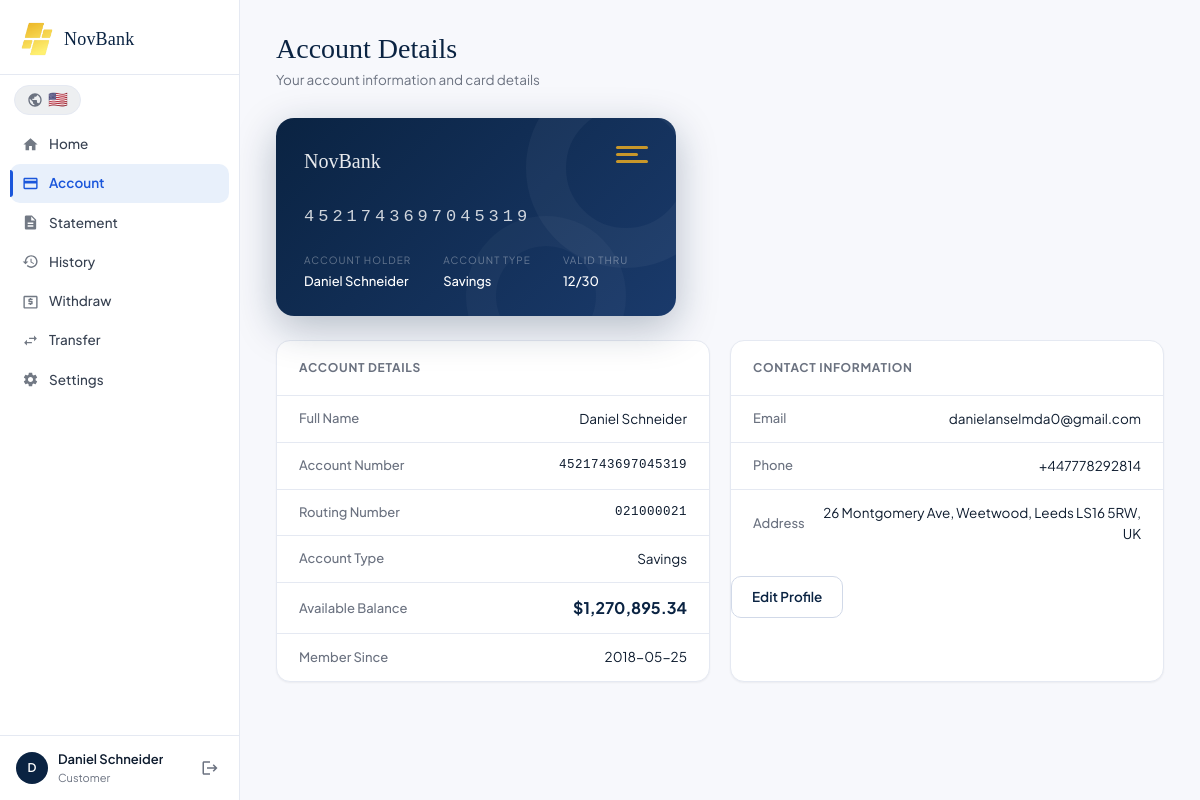
/account (signed in), run on the app's committed database.
### tables this page shows
CREATE TABLE users (
        id INTEGER PRIMARY KEY AUTOINCREMENT,
        name TEXT NOT NULL,
        email TEXT UNIQUE NOT NULL,
        password TEXT NOT NULL,
        role TEXT DEFAULT 'customer',
        account_number TEXT UNIQUE,
        account_type TEXT DEFAULT 'Checking',
        balance REAL DEFAULT 0.0,
        routing_number TEXT DEFAULT '021000021',
        phone TEXT DEFAULT '',
        address TEXT DEFAULT '',
        frozen INTEGER DEFAULT 0,
        transfers_enabled INTEGER DEFAULT 0,
        created_at TEXT DEFAULT CURRENT_TIMESTAMP
    , member_since TEXT DEFAULT CURRENT_TIMESTAMP);

### app.py (the view)
@app.route("/account")
@login_required
def account():
    con = get_db()
    user = con.execute("SELECT * FROM users WHERE id=?", (session["user_id"],)).fetchone()
    con.close()
    return render_template("account.html", user=user)

### app.py (called while the page is built)
def get_db():
    con = sqlite3.connect(DB)
    con.row_factory = sqlite3.Row
    return con

def login_required(f):
    from functools import wraps
    @wraps(f)
    def decorated(*args, **kwargs):
        if "user_id" not in session:
            return redirect(url_for("login"))
        return f(*args, **kwargs)
    return decorated

### templates/account.html (shortened to what this page needs)
{% extends "base.html" %}
{% block content %}
<div class="page-header">
  <div>
    <h1 class="page-title" data-i18n="Account Details">Account Details</h1>
    <p class="page-sub">Your account information and card details</p>
  </div>
</div>
<div class="bank-card-visual">
  <div class="bcv-inner">
    <div class="bcv-top">
      <div class="bcv-bank">NovBank</div>
      <div class="bcv-chip">
        <div class="chip-line"></div>
        <div class="chip-line"></div>
        <div class="chip-line"></div>
      </div>
    </div>
    <div class="bcv-number">{{ user['account_number'] or '•••• •••• •••• ••••' }}</div>
    <div class="bcv-bottom">
      <div>
        <div class="bcv-label">Account Holder</div>
        <div class="bcv-val">{{ user['name'] }}</div>
      </div>
      <div>
        <div class="bcv-label">Account Type</div>
        <div class="bcv-val">{{ user['account_type'] }}</div>
      </div>
      <div>
        <div class="bcv-label">Valid Thru</div>
        <div class="bcv-val">12/30</div>
      </div>
    </div>
  </div>
  <div class="bcv-deco1"></div>
  <div class="bcv-deco2"></div>
</div>
<div class="details-grid">
  <div class="section-card">
    <div class="section-card-header">
      <h2 class="section-card-title" data-i18n="Account Details">Account Information</h2>
    </div>
    <div class="detail-rows">
      <div class="detail-row">
        <span class="dr-label">Full Name</span>
        <span class="dr-value">{{ user['name'] }}</span>
      </div>
      <div class="detail-row">
        <span class="dr-label">Account Number</span>
        <span class="dr-value mono">{{ user['account_number'] }}</span>
      </div>
      <div class="detail-row">
        <span class="dr-label">Routing Number</span>
        <span class="dr-value mono">{{ user['routing_number'] }}</span>
      </div>
      <div class="detail-row">
        <span class="dr-label">Account Type</span>
        <span class="dr-value">{{ user['account_type'] }}</span>
      </div>
      <div class="detail-row">
        <span class="dr-label">Available Balance</span>
        <span class="dr-value strong">${{ "{:,.2f}".format(user['balance']) }}</span>
      </div>
      <div class="detail-row">
        <span class="dr-label">Member Since</span>
        <span class="dr-value">{{ user['member_since'][:10] if user['member_since'] else user['created_at'][:10] }}</span>
      </div>
    </div>
  </div>
  <div class="section-card">
    <div class="section-card-header">
      <h2 class="section-card-title">Contact Information</h2>
    </div>
    <div class="detail-rows">
      <div class="detail-row">
        <span class="dr-label">Email</span>
        <span class="dr-value">{{ user['email'] }}</span>
      </div>
      <div class="detail-row">
        <span class="dr-label">Phone</span>
        <span class="dr-value">{{ user['phone'] or '—' }}</span>
      </div>
      <div class="detail-row">
        <span class="dr-label">Address</span>
        <span class="dr-value">{{ user['address'] or '—' }}</span>
      </div>
    </div>
    <div style="margin-top:1.25rem">
      <a href="{{ url_for('settings') }}" class="btn-outline">Edit Profile</a>
    </div>
  </div>
</div>
{% endblock %}

### templates/base.html (shortened to what this page needs)
<!DOCTYPE html>
<html lang="en">
<head>
<link rel="stylesheet" href="{{ url_for('static', filename='css/style.css') }}">
</head>
<body>
{% if session.get('user_id') %}
<div class="app-shell">
  <aside class="sidebar" id="sidebar">
    <div class="sidebar-logo">
      <img src="{{ url_for('static', filename='logo.png') }}" class="logo-img" alt="NovBank Logo">
      <span class="logo-text">NovBank</span>
    </div>
    <div style="padding:10px 14px 0"><div id="lang-switcher-container"></div></div>
    <nav class="sidebar-nav">
      {% if session.get('role') == 'admin' %}
        <a href="{{ url_for('admin_dashboard') }}" class="nav-link {% if request.endpoint == 'admin_dashboard' %}active{% endif %}">
          <svg viewBox="0 0 24 24"><path d="M3 13h8V3H3v10zm0 8h8v-6H3v6zm10 0h8V11h-8v10zm0-18v6h8V3h-8z"/></svg>
          Dashboard
        </a>
        <a href="{{ url_for('admin_customers') }}" class="nav-link {% if 'customer' in request.endpoint %}active{% endif %}">
          <svg viewBox="0 0 24 24"><path d="M16 11c1.66 0 2.99-1.34 2.99-3S17.66 5 16 5c-1.66 0-3 1.34-3 3s1.34 3 3 3zm-8 0c1.66 0 2.99-1.34 2.99-3S9.66 5 8 5C6.34 5 5 6.34 5 8s1.34 3 3 3zm0 2c-2.33 0-7 1.17-7 3.5V19h14v-2.5c0-2.33-4.67-3.5-7-3.5zm8 0c-.29 0-.62.02-.97.05 1.16.84 1.97 1.97 1.97 3.45V19h6v-2.5c0-2.33-4.67-3.5-7-3.5z"/></svg>
          Customers
        </a>
        <a href="{{ url_for('admin_transactions') }}" class="nav-link {% if request.endpoint == 'admin_transactions' %}active{% endif %}">
          <svg viewBox="0 0 24 24"><path d="M20 4H4c-1.11 0-2 .89-2 2v12c0 1.11.89 2 2 2h16c1.11 0 2-.89 2-2V6c0-1.11-.89-2-2-2zm0 14H4v-6h16v6zm0-10H4V6h16v2z"/></svg>
          Transactions
        </a>
        <a href="{{ url_for('admin_withdrawals') }}" class="nav-link {% if request.endpoint == 'admin_withdrawals' %}active{% endif %}">
          <svg viewBox="0 0 24 24"><path d="M11 17h2v-1h1c.55 0 1-.45 1-1v-3c0-.55-.45-1-1-1h-3v-1h4v-2h-2V7h-2v1h-1c-.55 0-1 .45-1 1v3c0 .55.45 1 1 1h3v1H9v2h2v1zm9-13H4c-1.11 0-2 .89-2 2v14c0 1.11.89 2 2 2h16c1.11 0 2-.89 2-2V6c0-1.11-.89-2-2-2zm0 16H4V6h16v14z"/></svg>
          Withdrawals
        </a>
        <a href="{{ url_for('admin_add_customer') }}" class="nav-link {% if request.endpoint == 'admin_add_customer' %}active{% endif %}">
          <svg viewBox="0 0 24 24"><path d="M15 12c2.21 0 4-1.79 4-4s-1.79-4-4-4-4 1.79-4 4 1.79 4 4 4zm-9-2V7H4v3H1v2h3v3h2v-3h3v-2H6zm9 4c-2.67 0-8 1.34-8 4v2h16v-2c0-2.66-5.33-4-8-4z"/></svg>
          Add Customer
        </a>
      {% else %}
        <a href="{{ url_for('dashboard') }}" class="nav-link {% if request.endpoint == 'dashboard' %}active{% endif %}">
          <svg viewBox="0 0 24 24"><path d="M10 20v-6h4v6h5v-8h3L12 3 2 12h3v8z"/></svg>
          Home
        </a>
        <a href="{{ url_for('account') }}" class="nav-link {% if request.endpoint == 'account' %}active{% endif %}">
          <svg viewBox="0 0 24 24"><path d="M20 4H4c-1.11 0-2 .89-2 2v12c0 1.11.89 2 2 2h16c1.11 0 2-.89 2-2V6c0-1.11-.89-2-2-2zm0 14H4v-6h16v6zm0-10H4V6h16v2z"/></svg>
          Account
        </a>
        <a href="{{ url_for('statement') }}" class="nav-link {% if request.endpoint == 'statement' %}active{% endif %}">
          <svg viewBox="0 0 24 24"><path d="M14 2H6c-1.1 0-2 .9-2 2v16c0 1.1.9 2 2 2h12c1.1 0 2-.9 2-2V8l-6-6zm2 16H8v-2h8v2zm0-4H8v-2h8v2zm-3-5V3.5L18.5 9H13z"/></svg>
          Statement
        </a>
        <a href="{{ url_for('history') }}" class="nav-link {% if request.endpoint == 'history' %}active{% endif %}">
          <svg viewBox="0 0 24 24"><path d="M13 3c-4.97 0-9 4.03-9 9H1l3.89 3.89.07.14L9 12H6c0-3.87 3.13-7 7-7s7 3.13 7 7-3.13 7-7 7c-1.93 0-3.68-.79-4.94-2.06l-1.42 1.42C8.27 19.99 10.51 21 13 21c4.97 0 9-4.03 9-9s-4.03-9-9-9zm-1 5v5l4.28 2.54.72-1.21-3.5-2.08V8H12z"/></svg>
          History
        </a>
        <a href="{{ url_for('withdraw') }}" class="nav-link {% if request.endpoint == 'withdraw' %}active{% endif %}">
          <svg viewBox="0 0 24 24"><path d="M11 17h2v-1h1c.55 0 1-.45 1-1v-3c0-.55-.45-1-1-1h-3v-1h4v-2h-2V7h-2v1h-1c-.55 0-1 .45-1 1v3c0 .55.45 1 1 1h3v1H9v2h2v1zm9-13H4c-1.11 0-2 .89-2 2v14c0 1.11.89 2 2 2h16c1.11 0 2-.89 2-2V6c0-1.11-.89-2-2-2zm0 16H4V6h16v14z"/></svg>
          Withdraw
        </a>
        <a href="{{ url_for('transfer') }}" class="nav-link {% if request.endpoint == 'transfer' %}active{% endif %}">
          <svg viewBox="0 0 24 24"><path d="M6.99 11L3 15l3.99 4v-3H14v-2H6.99v-3zM21 9l-3.99-4v3H10v2h7.01v3L21 9z"/></svg>
          Transfer
        </a>
        <a href="{{ url_for('settings') }}" class="nav-link {% if request.endpoint == 'settings' %}active{% endif %}">
          Settings
        </a>
      {% endif %}
    </nav>
    <div class="sidebar-footer">
      <div class="user-info-small">
        <div class="avatar-sm">{{ session.get('name', 'U')[0] }}</div>
        <div>
          <div class="user-name-sm">{{ session.get('name') }}</div>
          <div class="user-role-sm">{{ session.get('role')|capitalize }}</div>
        </div>
      </div>
      <a href="{{ url_for('logout') }}" class="logout-link" title="Sign out">
        <svg viewBox="0 0 24 24"><path d="M17 7l-1.41 1.41L18.17 11H8v2h10.17l-2.58 2.58L17 17l5-5zM4 5h8V3H4c-1.1 0-2 .9-2 2v14c0 1.1.9 2 2 2h8v-2H4V5z"/></svg>
      </a>
    </div>
  </aside>
  <main class="main-content" id="main-content">
    {% block content %}{% endblock %}
  </main>
</div>
{% else %}
  {% block auth %}{% endblock %}
{% endif %}
</body>
</html>

### data on the page
users: get "Daniel Schneider", get "Customer", account_number "4521743697045319", name "Daniel Schneider", account_type "Savings", routing_number "021000021", balance "1,270,895.34", member_since "2018-05-25", email "danielanselmda0@gmail.com", phone "+447778292814", address "26 Montgomery Ave, Weetwood, Leeds LS16 5RW, UK"

### other printed values
{{ session.get('name', 'U')[0] }} "D"
